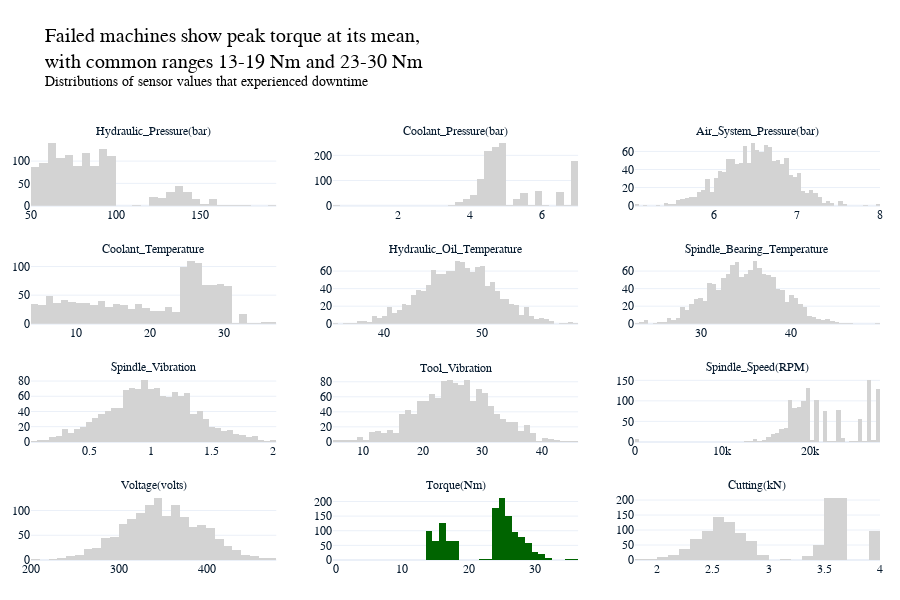

The notebook cell saved with this chart:
### Code cell
viz = Visualizer(color='#D3D3D3')
fig = viz.plot_histograms(data[data['Downtime']=='Machine_Failure'], title='', num_cols=3)
fig.update_layout(
   title={
       'text': 'Failed machines show peak torque at its mean,<br>with common ranges 13-19 Nm and 23-30 Nm<br>' +
               '<sup>Distributions of sensor values that experienced downtime</sup>',
       'y':0.93,
       'x':0.05,
       'xanchor': 'left',
       'yanchor': 'top',
       'font': {
           'size': 20,
           'color': 'black'
       }
   },
   height=600,
   margin=dict(t=140, b=40, l=20, r=20),
)

# To change color of Torque histogram specifically
for trace in fig.data:
    if 'Torque' in trace.name:
        trace.marker.color = '#006400'  # You can use any color code here

fig.show()

### Figure 1 — Plotly figure (JSON) as saved in the notebook; plotly's stock layout.template omitted (floating-point values rounded to 4 significant figures; data arrays with more than 128 entries replaced by an {"elided": "..."} marker saying what was removed)
{"data": [{"autobinx": true, "marker": {"color": "#D3D3D3"}, "name": "Hydraulic_Pressure(bar)", "x": {"elided": "1265 float values"}, "type": "histogram", "xaxis": "x", "yaxis": "y"}, {"autobinx": true, "marker": {"color": "#D3D3D3"}, "name": "Coolant_Pressure(bar)", "x": {"elided": "1265 float values"}, "type": "histogram", "xaxis": "x2", "yaxis": "y2"}, {"autobinx": true, "marker": {"color": "#D3D3D3"}, "name": "Air_System_Pressure(bar)", "x": {"elided": "1265 float values"}, "type": "histogram", "xaxis": "x3", "yaxis": "y3"}, {"autobinx": true, "marker": {"color": "#D3D3D3"}, "name": "Coolant_Temperature", "x": {"elided": "1265 float values"}, "type": "histogram", "xaxis": "x4", "yaxis": "y4"}, {"autobinx": true, "marker": {"color": "#D3D3D3"}, "name": "Hydraulic_Oil_Temperature", "x": {"elided": "1265 float values"}, "type": "histogram", "xaxis": "x5", "yaxis": "y5"}, {"autobinx": true, "marker": {"color": "#D3D3D3"}, "name": "Spindle_Bearing_Temperature", "x": {"elided": "1265 float values"}, "type": "histogram", "xaxis": "x6", "yaxis": "y6"}, {"autobinx": true, "marker": {"color": "#D3D3D3"}, "name": "Spindle_Vibration", "x": {"elided": "1265 float values"}, "type": "histogram", "xaxis": "x7", "yaxis": "y7"}, {"autobinx": true, "marker": {"color": "#D3D3D3"}, "name": "Tool_Vibration", "x": {"elided": "1265 float values"}, "type": "histogram", "xaxis": "x8", "yaxis": "y8"}, {"autobinx": true, "marker": {"color": "#D3D3D3"}, "name": "Spindle_Speed(RPM)", "x": {"elided": "1265 int values"}, "type": "histogram", "xaxis": "x9", "yaxis": "y9"}, {"autobinx": true, "marker": {"color": "#D3D3D3"}, "name": "Voltage(volts)", "x": {"elided": "1265 int values"}, "type": "histogram", "xaxis": "x10", "yaxis": "y10"}, {"autobinx": true, "marker": {"color": "#006400"}, "name": "Torque(Nm)", "x": {"elided": "1265 float values"}, "type": "histogram", "xaxis": "x11", "yaxis": "y11"}, {"autobinx": true, "marker": {"color": "#D3D3D3"}, "name": "Cutting(kN)", "x": {"elided": "1265 float values"}, "type": "histogram", "xaxis": "x12", "yaxis": "y12"}], "layout": {"xaxis": {"anchor": "y", "domain": [0, 0.2889]}, "yaxis": {"anchor": "x", "domain": [0.8438, 1]}, "xaxis2": {"anchor": "y2", "domain": [0.3556, 0.6444]}, "yaxis2": {"anchor": "x2", "domain": [0.8438, 1]}, "xaxis3": {"anchor": "y3", "domain": [0.7111, 1]}, "yaxis3": {"anchor": "x3", "domain": [0.8438, 1]}, "xaxis4": {"anchor": "y4", "domain": [0, 0.2889]}, "yaxis4": {"anchor": "x4", "domain": [0.5625, 0.7188]}, "xaxis5": {"anchor": "y5", "domain": [0.3556, 0.6444]}, "yaxis5": {"anchor": "x5", "domain": [0.5625, 0.7188]}, "xaxis6": {"anchor": "y6", "domain": [0.7111, 1]}, "yaxis6": {"anchor": "x6", "domain": [0.5625, 0.7188]}, "xaxis7": {"anchor": "y7", "domain": [0, 0.2889]}, "yaxis7": {"anchor": "x7", "domain": [0.2812, 0.4375]}, "xaxis8": {"anchor": "y8", "domain": [0.3556, 0.6444]}, "yaxis8": {"anchor": "x8", "domain": [0.2812, 0.4375]}, "xaxis9": {"anchor": "y9", "domain": [0.7111, 1]}, "yaxis9": {"anchor": "x9", "domain": [0.2812, 0.4375]}, "xaxis10": {"anchor": "y10", "domain": [0, 0.2889]}, "yaxis10": {"anchor": "x10", "domain": [0, 0.1562]}, "xaxis11": {"anchor": "y11", "domain": [0.3556, 0.6444]}, "yaxis11": {"anchor": "x11", "domain": [0, 0.1562]}, "xaxis12": {"anchor": "y12", "domain": [0.7111, 1]}, "yaxis12": {"anchor": "x12", "domain": [0, 0.1562]}, "annotations": [{"font": {"size": 12}, "showarrow": false, "text": "Hydraulic_Pressure(bar)", "x": 0.1444, "xanchor": "center", "xref": "paper", "y": 1, "yanchor": "bottom", "yref": "paper"}, {"font": {"size": 12}, "showarrow": false, "text": "Coolant_Pressure(bar)", "x": 0.5, "xanchor": "center", "xref": "paper", "y": 1, "yanchor": "bottom", "yref": "paper"}, {"font": {"size": 12}, "showarrow": false, "text": "Air_System_Pressure(bar)", "x": 0.8556, "xanchor": "center", "xref": "paper", "y": 1, "yanchor": "bottom", "yref": "paper"}, {"font": {"size": 12}, "showarrow": false, "text": "Coolant_Temperature", "x": 0.1444, "xanchor": "center", "xref": "paper", "y": 0.7188, "yanchor": "bottom", "yref": "paper"}, {"font": {"size": 12}, "showarrow": false, "text": "Hydraulic_Oil_Temperature", "x": 0.5, "xanchor": "center", "xref": "paper", "y": 0.7188, "yanchor": "bottom", "yref": "paper"}, {"font": {"size": 12}, "showarrow": false, "text": "Spindle_Bearing_Temperature", "x": 0.8556, "xanchor": "center", "xref": "paper", "y": 0.7188, "yanchor": "bottom", "yref": "paper"}, {"font": {"size": 12}, "showarrow": false, "text": "Spindle_Vibration", "x": 0.1444, "xanchor": "center", "xref": "paper", "y": 0.4375, "yanchor": "bottom", "yref": "paper"}, {"font": {"size": 12}, "showarrow": false, "text": "Tool_Vibration", "x": 0.5, "xanchor": "center", "xref": "paper", "y": 0.4375, "yanchor": "bottom", "yref": "paper"}, {"font": {"size": 12}, "showarrow": false, "text": "Spindle_Speed(RPM)", "x": 0.8556, "xanchor": "center", "xref": "paper", "y": 0.4375, "yanchor": "bottom", "yref": "paper"}, {"font": {"size": 12}, "showarrow": false, "text": "Voltage(volts)", "x": 0.1444, "xanchor": "center", "xref": "paper", "y": 0.1562, "yanchor": "bottom", "yref": "paper"}, {"font": {"size": 12}, "showarrow": false, "text": "Torque(Nm)", "x": 0.5, "xanchor": "center", "xref": "paper", "y": 0.1562, "yanchor": "bottom", "yref": "paper"}, {"font": {"size": 12}, "showarrow": false, "text": "Cutting(kN)", "x": 0.8556, "xanchor": "center", "xref": "paper", "y": 0.1562, "yanchor": "bottom", "yref": "paper"}], "title": {"text": "Failed machines show peak torque at its mean,<br>with common ranges 13-19 Nm and 23-30 Nm<br><sup>Distributions of sensor values that experienced downtime</sup>", "x": 0.05, "font": {"size": 20, "color": "black"}, "y": 0.93, "xanchor": "left", "yanchor": "top"}, "showlegend": false, "height": 600, "margin": {"t": 140, "b": 40, "l": 20, "r": 20}}}
